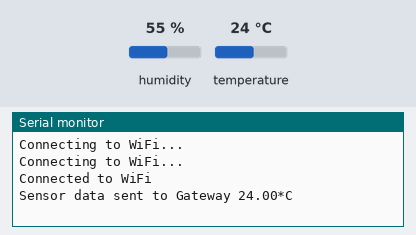
Bench run of a sketch on a simulated ESP32. Shown: the last lines printed to the serial monitor. The inputs (shaded band) are chosen by the test bench; at power-on: temperature 24 °C, humidity 55 %. WiFi joins after 1.5 s; servers stay silent unless stated; uploads are accepted with an empty reply.

Above: at 3.2 s.
3.3 s: temperature set to 12 °C
At 8.4 s:
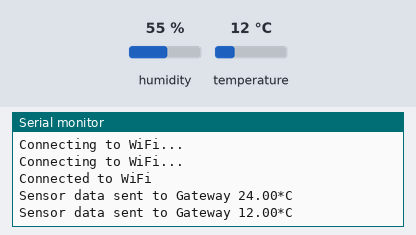
9.4 s: temperature set to 19 °C
At 14.5 s:
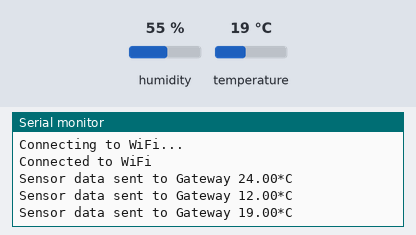
Timing chart, 0 to 16.0 s (numbered marks = the images above; inputs shaded):
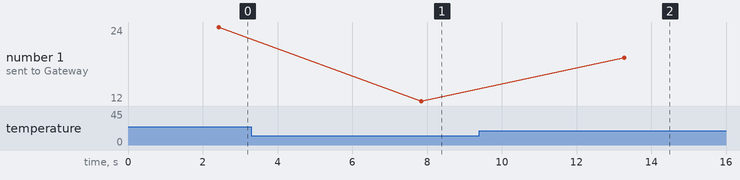

Measured:
- after the input at 3.3 s, the serial monitor: prints a new line after 4.5 s (image 1)
- after the input at 9.4 s, the serial monitor: prints a new line after 3.9 s (image 2)
- plotted number 1: 24 → 12 after the input at 3.3 s, 12 → 19 after the input at 9.4 s

The sketch:

node.ino
```cpp
#include <WiFi.h>
#include <HTTPClient.h>
#include <dht11.h>
DHT11 DHT;
#define DHT_PIN 5


const char* ssid = "ESP32_Gateway";
const char* password = "123456789";
const char* gatewayAddress = "192.168.4.1"; // Địa chỉ IP của Gateway
const int gatewayPort = 80; // Cổng kết nối của Gateway

WiFiClient wifiClient;

void setup() {
  Serial.begin(9600);

  // Kết nối đến WiFi
  WiFi.begin(ssid, password);
  while (WiFi.status() != WL_CONNECTED) {
    delay(1000);
    Serial.println("Connecting to WiFi...");
  }

  Serial.println("Connected to WiFi");
}

void loop() {

  // Đọc giá trị từ cảm biến
  DHT.read(DHT_PIN);
  float temp = DHT.temperature;

  // Gửi giá trị đến Gateway qua đường WiFi
  if (wifiClient.connect(gatewayAddress, gatewayPort)) {
    String url = "/sensorData?temperature=" + String(temp);
    HTTPClient http;
    http.begin(wifiClient, gatewayAddress, gatewayPort, url);
    int httpCode = http.GET();
    if (httpCode == HTTP_CODE_OK) {
      Serial.print("Sensor data sent to Gateway ");
      Serial.print(temp);
      Serial.println("*C");
    } else {
      Serial.println("Failed to send sensor data to Gateway");
    }
    http.end();
  } else {
    Serial.println("Failed to connect to Gateway");
  }

  delay(5000);
}
```
